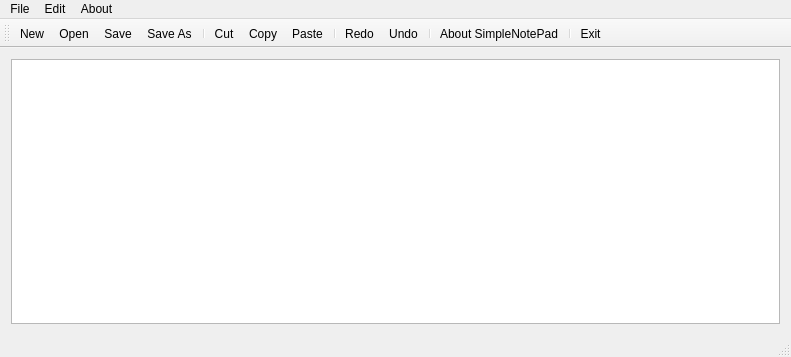
<?xml version="1.0" encoding="UTF-8"?>
<ui version="4.0">
 <class>MainWindow</class>
 <widget class="QMainWindow" name="MainWindow">
  <property name="geometry">
   <rect>
    <x>0</x>
    <y>0</y>
    <width>791</width>
    <height>357</height>
   </rect>
  </property>
  <property name="windowTitle">
   <string>MainWindow</string>
  </property>
  <widget class="QWidget" name="centralWidget">
   <layout class="QHBoxLayout" name="horizontalLayout">
    <item>
     <widget class="QTextEdit" name="textEdit"/>
    </item>
   </layout>
  </widget>
  <widget class="QMenuBar" name="menuBar">
   <property name="geometry">
    <rect>
     <x>0</x>
     <y>0</y>
     <width>791</width>
     <height>21</height>
    </rect>
   </property>
   <widget class="QMenu" name="menuFile">
    <property name="title">
     <string>File</string>
    </property>
    <addaction name="actionNew"/>
    <addaction name="actionOpen"/>
    <addaction name="separator"/>
    <addaction name="actionSave"/>
    <addaction name="actionSave_As"/>
    <addaction name="separator"/>
    <addaction name="actionExit"/>
   </widget>
   <widget class="QMenu" name="menuEdit">
    <property name="title">
     <string>Edit</string>
    </property>
    <addaction name="actionCut"/>
    <addaction name="actionCopy"/>
    <addaction name="actionPaste"/>
    <addaction name="separator"/>
    <addaction name="actionRedo"/>
    <addaction name="actionUndo"/>
    <addaction name="separator"/>
    <addaction name="actionFont"/>
    <addaction name="actionColor"/>
    <addaction name="actionHighlight"/>
    <addaction name="actionBackground_Color"/>
   </widget>
   <widget class="QMenu" name="menuAbout">
    <property name="title">
     <string>About</string>
    </property>
    <addaction name="actionAbout_SimpleNotePad"/>
   </widget>
   <addaction name="menuFile"/>
   <addaction name="menuEdit"/>
   <addaction name="menuAbout"/>
  </widget>
  <widget class="QToolBar" name="mainToolBar">
   <attribute name="toolBarArea">
    <enum>TopToolBarArea</enum>
   </attribute>
   <attribute name="toolBarBreak">
    <bool>true</bool>
   </attribute>
   <addaction name="actionNew"/>
   <addaction name="actionOpen"/>
   <addaction name="actionSave"/>
   <addaction name="actionSave_As"/>
   <addaction name="separator"/>
   <addaction name="actionCut"/>
   <addaction name="actionCopy"/>
   <addaction name="actionPaste"/>
   <addaction name="separator"/>
   <addaction name="actionRedo"/>
   <addaction name="actionUndo"/>
   <addaction name="separator"/>
   <addaction name="actionAbout_SimpleNotePad"/>
   <addaction name="separator"/>
   <addaction name="actionExit"/>
  </widget>
  <widget class="QStatusBar" name="statusBar"/>
  <action name="actionNew">
   <property name="icon">
    <iconset resource="rsc/rsc.qrc">
     <normaloff>:/rsc/new.png</normaloff>:/rsc/new.png</iconset>
   </property>
   <property name="text">
    <string>New</string>
   </property>
  </action>
  <action name="actionOpen">
   <property name="icon">
    <iconset resource="rsc/rsc.qrc">
     <normaloff>:/rsc/Open.png</normaloff>:/rsc/Open.png</iconset>
   </property>
   <property name="text">
    <string>Open</string>
   </property>
  </action>
  <action name="actionSave">
   <property name="icon">
    <iconset resource="rsc/rsc.qrc">
     <normaloff>:/rsc/Save.png</normaloff>:/rsc/Save.png</iconset>
   </property>
   <property name="text">
    <string>Save</string>
   </property>
  </action>
  <action name="actionSave_As">
   <property name="icon">
    <iconset resource="rsc/rsc.qrc">
     <normaloff>:/rsc/Save As.png</normaloff>:/rsc/Save As.png</iconset>
   </property>
   <property name="text">
    <string>Save As</string>
   </property>
  </action>
  <action name="actionExit">
   <property name="icon">
    <iconset resource="rsc/rsc.qrc">
     <normaloff>:/rsc/application-exit.png</normaloff>:/rsc/application-exit.png</iconset>
   </property>
   <property name="text">
    <string>Exit</string>
   </property>
  </action>
  <action name="actionCut">
   <property name="icon">
    <iconset resource="rsc/rsc.qrc">
     <normaloff>:/rsc/Cut.png</normaloff>:/rsc/Cut.png</iconset>
   </property>
   <property name="text">
    <string>Cut</string>
   </property>
  </action>
  <action name="actionCopy">
   <property name="icon">
    <iconset resource="rsc/rsc.qrc">
     <normaloff>:/rsc/copy.png</normaloff>:/rsc/copy.png</iconset>
   </property>
   <property name="text">
    <string>Copy</string>
   </property>
  </action>
  <action name="actionPaste">
   <property name="icon">
    <iconset resource="rsc/rsc.qrc">
     <normaloff>:/rsc/paste.png</normaloff>:/rsc/paste.png</iconset>
   </property>
   <property name="text">
    <string>Paste</string>
   </property>
  </action>
  <action name="actionRedo">
   <property name="icon">
    <iconset resource="rsc/rsc.qrc">
     <normaloff>:/rsc/redo.png</normaloff>:/rsc/redo.png</iconset>
   </property>
   <property name="text">
    <string>Redo</string>
   </property>
  </action>
  <action name="actionUndo">
   <property name="icon">
    <iconset resource="rsc/rsc.qrc">
     <normaloff>:/rsc/undo.png</normaloff>:/rsc/undo.png</iconset>
   </property>
   <property name="text">
    <string>Undo</string>
   </property>
  </action>
  <action name="actionFont">
   <property name="text">
    <string>Font</string>
   </property>
  </action>
  <action name="actionColor">
   <property name="text">
    <string>Color</string>
   </property>
  </action>
  <action name="actionHighlight">
   <property name="text">
    <string>Highlight</string>
   </property>
  </action>
  <action name="actionBackground_Color">
   <property name="text">
    <string>Background Color</string>
   </property>
  </action>
  <action name="actionAbout_SimpleNotePad">
   <property name="icon">
    <iconset resource="rsc/rsc.qrc">
     <normaloff>:/rsc/icon_info.png</normaloff>:/rsc/icon_info.png</iconset>
   </property>
   <property name="text">
    <string>About SimpleNotePad</string>
   </property>
  </action>
 </widget>
 <layoutdefault spacing="6" margin="11"/>
 <resources>
  <include location="rsc/rsc.qrc"/>
  <include location="rsc/rsc.qrc"/>
  <include location="rsc/rsc.qrc"/>
 </resources>
 <connections/>
</ui>
